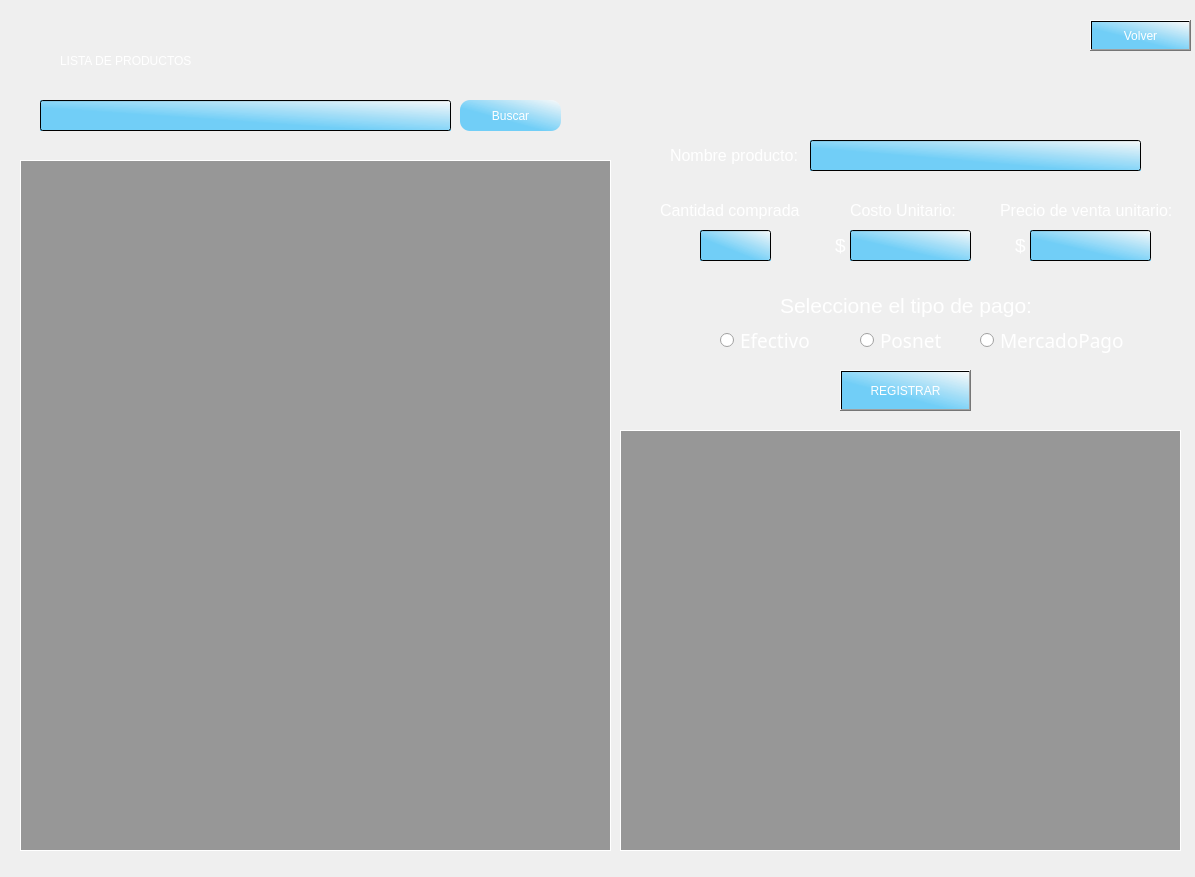
<?xml version="1.0" encoding="UTF-8"?>
<ui version="4.0">
 <class>RegistrarCompraProductoNuevo</class>
 <widget class="QWidget" name="RegistrarCompraProductoNuevo">
  <property name="geometry">
   <rect>
    <x>0</x>
    <y>0</y>
    <width>1195</width>
    <height>877</height>
   </rect>
  </property>
  <property name="minimumSize">
   <size>
    <width>1195</width>
    <height>877</height>
   </size>
  </property>
  <property name="maximumSize">
   <size>
    <width>1195</width>
    <height>877</height>
   </size>
  </property>
  <property name="windowTitle">
   <string>Form</string>
  </property>
  <property name="styleSheet">
   <string notr="true"/>
  </property>
  <widget class="QWidget" name="widget" native="true">
   <property name="geometry">
    <rect>
     <x>0</x>
     <y>0</y>
     <width>1195</width>
     <height>877</height>
    </rect>
   </property>
   <property name="minimumSize">
    <size>
     <width>1195</width>
     <height>877</height>
    </size>
   </property>
   <property name="maximumSize">
    <size>
     <width>1195</width>
     <height>877</height>
    </size>
   </property>
   <property name="styleSheet">
    <string notr="true">QPushButton{
font: 57 11pt &quot;Yu Gothic Medium&quot;;
color: #fff;
padding:5px;
	background-color: qlineargradient(spread:pad, x1:0.421, y1:0.636863, x2:1, y2:0, stop:0 rgba(52, 190, 250, 172), stop:1 rgba(255, 255, 255, 158));
}
QPushButton:hover {
	background-color: qlineargradient(spread:pad, x1:0.421, y1:0.636863, x2:1, y2:0, stop:0 rgba(41, 151, 199, 172), stop:1 rgba(255, 255, 255, 158));
}
QPushButton:pressed {
	padding-top: 10px;
	padding-left: 10px;
}
QLineEdit{
padding: 3px;
color: #fff; 
font: 11pt &quot;MS Shell Dlg 2&quot;;
	background-color: qlineargradient(spread:pad, x1:0.421, y1:0.636863, x2:1, y2:0, stop:0 rgba(52, 190, 250, 172), stop:1 rgba(255, 255, 255, 158));
}
QLineEdit:hover {
	background-color: qlineargradient(spread:pad, x1:0.421, y1:0.636863, x2:1, y2:0, stop:0 rgba(41, 151, 199, 172), stop:1 rgba(255, 255, 255, 158));
}
QLineEdit:focus {
	background-color: qlineargradient(spread:pad, x1:0.421, y1:0.636863, x2:1, y2:0, stop:0 rgba(41, 151, 199, 172), stop:1 rgba(255, 255, 255, 158));
color:#fff;
}
QRadioButton{
color:#fff;
background-color: none;
font: 57 14pt &quot;Yu Gothic Medium&quot;;
}
QWidget#widget{
	background-image: url(:/registrar_compras/3376284.jpg);
}
QLabel{
color:#fff;
}
QTreeView{
	background-color: qlineargradient(spread:pad, x1:0, y1:0, x2:1, y2:0, stop:1 rgba(101, 101, 101, 162));
color: #fff;
border: 1px solid #fff;
}
QHeaderView::section {
color: #000;
border: 1px solid #000;
}
QTreeView::item {
color: #fff;
}</string>
   </property>
   <widget class="QLineEdit" name="input_precio_unitario">
    <property name="geometry">
     <rect>
      <x>1030</x>
      <y>230</y>
      <width>121</width>
      <height>31</height>
     </rect>
    </property>
    <property name="styleSheet">
     <string notr="true"/>
    </property>
    <property name="text">
     <string/>
    </property>
    <property name="frame">
     <bool>true</bool>
    </property>
    <property name="alignment">
     <set>Qt::AlignCenter</set>
    </property>
   </widget>
   <widget class="QLabel" name="label_tipo_pago_no_elegido_3">
    <property name="geometry">
     <rect>
      <x>1010</x>
      <y>230</y>
      <width>21</width>
      <height>31</height>
     </rect>
    </property>
    <property name="font">
     <font>
      <pointsize>14</pointsize>
     </font>
    </property>
    <property name="styleSheet">
     <string notr="true"/>
    </property>
    <property name="text">
     <string>$</string>
    </property>
    <property name="alignment">
     <set>Qt::AlignCenter</set>
    </property>
   </widget>
   <widget class="QPushButton" name="boton_buscar_producto">
    <property name="geometry">
     <rect>
      <x>460</x>
      <y>100</y>
      <width>101</width>
      <height>31</height>
     </rect>
    </property>
    <property name="cursor">
     <cursorShape>PointingHandCursor</cursorShape>
    </property>
    <property name="styleSheet">
     <string notr="true">border-radius:10px;</string>
    </property>
    <property name="text">
     <string>Buscar</string>
    </property>
   </widget>
   <widget class="QLabel" name="label_7">
    <property name="geometry">
     <rect>
      <x>660</x>
      <y>200</y>
      <width>141</width>
      <height>21</height>
     </rect>
    </property>
    <property name="font">
     <font>
      <pointsize>12</pointsize>
     </font>
    </property>
    <property name="styleSheet">
     <string notr="true"/>
    </property>
    <property name="text">
     <string>Cantidad comprada:</string>
    </property>
   </widget>
   <widget class="QPushButton" name="boton_registrar_compra">
    <property name="geometry">
     <rect>
      <x>840</x>
      <y>370</y>
      <width>131</width>
      <height>41</height>
     </rect>
    </property>
    <property name="cursor">
     <cursorShape>PointingHandCursor</cursorShape>
    </property>
    <property name="styleSheet">
     <string notr="true"/>
    </property>
    <property name="text">
     <string>REGISTRAR</string>
    </property>
   </widget>
   <widget class="QLabel" name="label_9">
    <property name="geometry">
     <rect>
      <x>1000</x>
      <y>200</y>
      <width>171</width>
      <height>21</height>
     </rect>
    </property>
    <property name="font">
     <font>
      <pointsize>12</pointsize>
     </font>
    </property>
    <property name="styleSheet">
     <string notr="true"/>
    </property>
    <property name="text">
     <string>Precio de venta unitario:</string>
    </property>
   </widget>
   <widget class="QLabel" name="label_tipo_pago_no_elegido_2">
    <property name="geometry">
     <rect>
      <x>830</x>
      <y>230</y>
      <width>21</width>
      <height>31</height>
     </rect>
    </property>
    <property name="font">
     <font>
      <pointsize>14</pointsize>
     </font>
    </property>
    <property name="styleSheet">
     <string notr="true"/>
    </property>
    <property name="text">
     <string>$</string>
    </property>
    <property name="alignment">
     <set>Qt::AlignCenter</set>
    </property>
   </widget>
   <widget class="QRadioButton" name="eleccion_posnet">
    <property name="geometry">
     <rect>
      <x>860</x>
      <y>320</y>
      <width>91</width>
      <height>41</height>
     </rect>
    </property>
    <property name="font">
     <font>
      <family>Yu Gothic Medium</family>
      <pointsize>14</pointsize>
      <weight>7</weight>
      <italic>false</italic>
      <bold>false</bold>
     </font>
    </property>
    <property name="styleSheet">
     <string notr="true">background-color: none;</string>
    </property>
    <property name="text">
     <string>Posnet</string>
    </property>
   </widget>
   <widget class="QRadioButton" name="eleccion_efectivo">
    <property name="geometry">
     <rect>
      <x>720</x>
      <y>320</y>
      <width>91</width>
      <height>41</height>
     </rect>
    </property>
    <property name="font">
     <font>
      <family>Yu Gothic Medium</family>
      <pointsize>14</pointsize>
      <weight>7</weight>
      <italic>false</italic>
      <bold>false</bold>
     </font>
    </property>
    <property name="styleSheet">
     <string notr="true">background-color: none;</string>
    </property>
    <property name="text">
     <string>Efectivo</string>
    </property>
   </widget>
   <widget class="QLabel" name="producto_no_encontrado">
    <property name="geometry">
     <rect>
      <x>160</x>
      <y>130</y>
      <width>201</width>
      <height>31</height>
     </rect>
    </property>
    <property name="font">
     <font>
      <pointsize>12</pointsize>
     </font>
    </property>
    <property name="styleSheet">
     <string notr="true">color:#f00;</string>
    </property>
    <property name="text">
     <string/>
    </property>
   </widget>
   <widget class="QPushButton" name="boton_volver">
    <property name="geometry">
     <rect>
      <x>1090</x>
      <y>20</y>
      <width>101</width>
      <height>31</height>
     </rect>
    </property>
    <property name="cursor">
     <cursorShape>PointingHandCursor</cursorShape>
    </property>
    <property name="styleSheet">
     <string notr="true"/>
    </property>
    <property name="text">
     <string>Volver</string>
    </property>
   </widget>
   <widget class="QLineEdit" name="input_buscar_producto">
    <property name="geometry">
     <rect>
      <x>40</x>
      <y>100</y>
      <width>411</width>
      <height>31</height>
     </rect>
    </property>
    <property name="styleSheet">
     <string notr="true"/>
    </property>
    <property name="text">
     <string/>
    </property>
    <property name="alignment">
     <set>Qt::AlignCenter</set>
    </property>
   </widget>
   <widget class="QTreeView" name="treeview_productos">
    <property name="geometry">
     <rect>
      <x>20</x>
      <y>160</y>
      <width>591</width>
      <height>691</height>
     </rect>
    </property>
    <property name="font">
     <font>
      <pointsize>13</pointsize>
     </font>
    </property>
    <property name="styleSheet">
     <string notr="true">padding: 0px;</string>
    </property>
    <property name="allColumnsShowFocus">
     <bool>false</bool>
    </property>
   </widget>
   <widget class="QRadioButton" name="eleccion_mercadopago">
    <property name="geometry">
     <rect>
      <x>980</x>
      <y>320</y>
      <width>151</width>
      <height>41</height>
     </rect>
    </property>
    <property name="font">
     <font>
      <family>Yu Gothic Medium</family>
      <pointsize>14</pointsize>
      <weight>7</weight>
      <italic>false</italic>
      <bold>false</bold>
     </font>
    </property>
    <property name="styleSheet">
     <string notr="true">background-color: none;</string>
    </property>
    <property name="text">
     <string>MercadoPago</string>
    </property>
   </widget>
   <widget class="QTreeView" name="treeview_compras">
    <property name="geometry">
     <rect>
      <x>620</x>
      <y>430</y>
      <width>561</width>
      <height>421</height>
     </rect>
    </property>
    <property name="font">
     <font>
      <pointsize>13</pointsize>
     </font>
    </property>
    <property name="styleSheet">
     <string notr="true">padding: 0px;</string>
    </property>
    <property name="allColumnsShowFocus">
     <bool>false</bool>
    </property>
   </widget>
   <widget class="QLabel" name="label_5">
    <property name="geometry">
     <rect>
      <x>670</x>
      <y>140</y>
      <width>131</width>
      <height>31</height>
     </rect>
    </property>
    <property name="font">
     <font>
      <pointsize>12</pointsize>
     </font>
    </property>
    <property name="styleSheet">
     <string notr="true"/>
    </property>
    <property name="text">
     <string>Nombre producto:</string>
    </property>
   </widget>
   <widget class="QLineEdit" name="input_costo_unitario">
    <property name="geometry">
     <rect>
      <x>850</x>
      <y>230</y>
      <width>121</width>
      <height>31</height>
     </rect>
    </property>
    <property name="styleSheet">
     <string notr="true"/>
    </property>
    <property name="text">
     <string/>
    </property>
    <property name="frame">
     <bool>true</bool>
    </property>
    <property name="alignment">
     <set>Qt::AlignCenter</set>
    </property>
   </widget>
   <widget class="QLineEdit" name="input_nombre_producto">
    <property name="geometry">
     <rect>
      <x>810</x>
      <y>140</y>
      <width>331</width>
      <height>31</height>
     </rect>
    </property>
    <property name="styleSheet">
     <string notr="true"/>
    </property>
    <property name="text">
     <string/>
    </property>
    <property name="frame">
     <bool>true</bool>
    </property>
    <property name="alignment">
     <set>Qt::AlignCenter</set>
    </property>
   </widget>
   <widget class="QLineEdit" name="input_cantidad_comprada">
    <property name="geometry">
     <rect>
      <x>700</x>
      <y>230</y>
      <width>71</width>
      <height>31</height>
     </rect>
    </property>
    <property name="styleSheet">
     <string notr="true"/>
    </property>
    <property name="text">
     <string/>
    </property>
    <property name="frame">
     <bool>true</bool>
    </property>
    <property name="alignment">
     <set>Qt::AlignCenter</set>
    </property>
   </widget>
   <widget class="QLabel" name="label">
    <property name="geometry">
     <rect>
      <x>60</x>
      <y>40</y>
      <width>491</width>
      <height>41</height>
     </rect>
    </property>
    <property name="styleSheet">
     <string notr="true">font: 36pt &quot;MS Shell Dlg 2&quot;;
color: #fff;
background: none;</string>
    </property>
    <property name="text">
     <string>LISTA DE PRODUCTOS</string>
    </property>
   </widget>
   <widget class="QLabel" name="label_8">
    <property name="geometry">
     <rect>
      <x>850</x>
      <y>200</y>
      <width>111</width>
      <height>21</height>
     </rect>
    </property>
    <property name="font">
     <font>
      <pointsize>12</pointsize>
     </font>
    </property>
    <property name="styleSheet">
     <string notr="true"/>
    </property>
    <property name="text">
     <string>Costo Unitario:</string>
    </property>
   </widget>
   <widget class="QLabel" name="label_2">
    <property name="geometry">
     <rect>
      <x>780</x>
      <y>290</y>
      <width>261</width>
      <height>31</height>
     </rect>
    </property>
    <property name="font">
     <font>
      <pointsize>16</pointsize>
     </font>
    </property>
    <property name="styleSheet">
     <string notr="true"/>
    </property>
    <property name="text">
     <string>Seleccione el tipo de pago:</string>
    </property>
   </widget>
   <widget class="QLabel" name="label_error_al_registrar">
    <property name="geometry">
     <rect>
      <x>690</x>
      <y>380</y>
      <width>151</width>
      <height>21</height>
     </rect>
    </property>
    <property name="font">
     <font>
      <family>MS Shell Dlg 2</family>
      <pointsize>12</pointsize>
      <weight>50</weight>
      <italic>false</italic>
      <bold>false</bold>
     </font>
    </property>
    <property name="styleSheet">
     <string notr="true">color:#f00;</string>
    </property>
    <property name="text">
     <string/>
    </property>
    <property name="alignment">
     <set>Qt::AlignCenter</set>
    </property>
   </widget>
  </widget>
 </widget>
 <resources>
  <include location="imagenes/imagenes.qrc"/>
 </resources>
 <connections/>
</ui>
